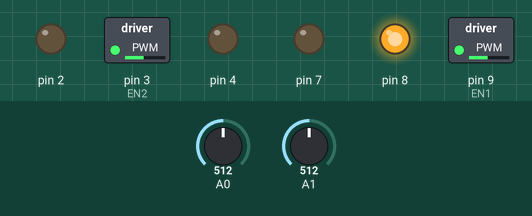
This program was run on a simulated Arduino Uno, built with avr-gcc and run on an emulated ATmega328P. On the bench: switched loads named in the program (green lamp = pin HIGH), output pins drawn as LEDs (lit = HIGH). Inputs (shaded band) come from the test bench; at power-on: A0 = 512, A1 = 512. What the program prints to the serial monitor is not drawn.

Above: at 0.1 s.
Timing chart, 0 to 1.6 s (numbered marks = the images above):
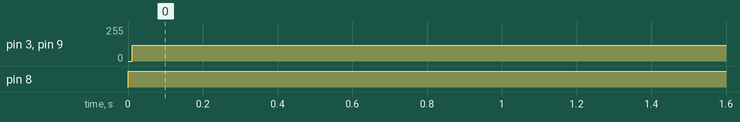

The program:

main.cpp
```cpp
#include <Arduino.h>

//Motor pins
const int EN1 = 9;
const int EN2 = 3;

const int IN[4] = {8, 4, 7, 2};

//Sensor pins
const int senseY = A0;
const int senseX = A1;

void motorDrive(const int &motorEnable, uint8_t &motorPWM){
  analogWrite(motorEnable, motorPWM);
  delay(10);
}

int *measureFunc(const int &joyXpin, const int &joyYpin){
  int measurement[2];
  int* measurePtr = measurement;
  measurement[0] = analogRead(joyYpin) - 512;
  measurement[1] = analogRead(joyXpin) - 512;
  Serial.print(measurement[0]);
  Serial.print(":\t");
  Serial.print(measurement[1]);
  Serial.print(":\t");
  return measurePtr;
}

void configThrottle(const int *motorInputs, const bool &moveForw){
  for(uint8_t i = 0; i < (sizeof(motorInputs)/sizeof(int)); i++){
    if(i < 2) digitalWrite(*(motorInputs + i), moveForw);
    else digitalWrite(*(motorInputs + i), !moveForw);
  }
}

uint8_t convertToMotorData(int *measurements, const int *motorInputs){
  uint8_t result;
  const bool forwDir = true;
  if(*measurements > 0){             //Move forward
    configThrottle(IN, forwDir);
    result = map(*measurements, 0, 512, 0, 255);
    Serial.println(result);
  } else {      //Move backward
    configThrottle(IN, !forwDir);
    result = map(*measurements, -512, 0, 255, 0);
    Serial.println(result);
  }
  return result;
}


void setup() {
  pinMode(EN1, OUTPUT);
  pinMode(EN2, OUTPUT);
  for(uint8_t i = 0; i < (sizeof(IN)/sizeof(int)); i++){
    pinMode(*(IN + i), OUTPUT);
  }
  Serial.begin(9600);
}

void loop() {
  int measurement[2];
  int* measurePtr = measurement;
  measurePtr = measureFunc(senseX, senseY);
  uint8_t motorSpeed = convertToMotorData(measurePtr, IN);
  motorDrive(EN1, motorSpeed);
  motorDrive(EN2, motorSpeed);
}
```

Measured:
- by itself, pin 3 (EN2): 0/255 → 118/255 at 0.01 s
- by itself, pin 8: LOW → HIGH at 0.00 s
- by itself, pin 9 (EN1): 0/255 → 118/255 at 0.00 s
